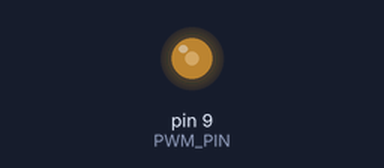
A sketch run on a simulated Arduino Uno, built with avr-gcc and run on an emulated ATmega328P. Shown: output pins drawn as LEDs (lit = HIGH). What the sketch prints to the serial monitor is not drawn.

Above: at 0.1 s.
Timing chart, 0 to 1.6 s (numbered marks = the images above):
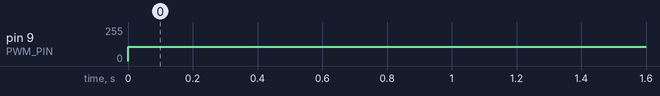

The sketch:

attackFakeload.ino
```cpp
const int STATE_DET_PIN = A0; // Pin for state detection input
const int PWM_PIN = 9; // PWM output pin for fake load attack
//const int FAKELOAD_PIN = 12; // Pin for fake load relay control(M2)

// ADC thresholds (0–1023, scaled to 0–5 V)
//values for thesholds
const int STATE_A_MIN = 900;   // ~4.4–5.0 V
const int STATE_B_MIN = 675;   // ~3.3–4.4 V
const int STATE_C_MIN = 430;   // ~2.1–3.3 V
const int STATE_D_MIN = 200;   // ~0.9–2.1 V
const int STATE_E_MAX = 50;    // ~0 V

// duty cycles
#define NORMAL_DUTY  128  // 2.49V - normal State C (26.5% → 16A equivalent)
#define REDUCED_DUTY 115  // 2.10V - reduced State C (10% → 6A equivalent)

//intialize fake load attack
/*void fakeLoadInit() {
    pinMode(FAKELOAD_PIN, OUTPUT);
    pinMode(PWM_PIN, OUTPUT);

    digitalWrite(FAKELOAD_PIN, LOW); // Start with fake load mosfet off
    digitalWrite(PWM_PIN, LOW); // Start with PWM off
    }

void fakeloadEN(uint8_t dutyCycle) {

    analogWrite(PWM_PIN, dutyCycle); // Set PWM duty cycle
    digitalWrite(FAKELOAD_PIN, HIGH); // Enable fake load mosfet

}

void fakeloadDIS() {
    analogWrite(PWM_PIN, LOW);
    digitalWrite(FAKELOAD_PIN, LOW);
}

//StateC detector
bool isStateC() {
    int adcValue = analogRead(STATE_DET_PIN);
  Serial.print("ADC Value: ");
  Serial.println(adcValue);
    return (adcValue >= STATE_C_MIN && adcValue < STATE_B_MIN);
}
*/
void setup() {
    pinMode(STATE_DET_PIN, INPUT);
    //fakeLoadInit();
  pinMode(PWM_PIN,OUTPUT);
    Serial.begin(9600);
    Serial.println("System Initialized");

}


void loop() {
        /*if (!isStateC()) {
        Serial.println("Not State C - attack inactive");
        fakeloadDIS();
        delay(500);
        return;
    }
fakeloadEN(128);

    Serial.print("FAKELOAD PIN: ");
    Serial.println(digitalRead(FAKELOAD_PIN));
    Serial.print("PWM PIN: ");
    Serial.println(digitalRead(PWM_PIN));
    Serial.print("Duty cycle: ");
    Serial.println(REDUCED_DUTY);

    delay(100);*/

  /*for(int value=0; value<=255; value++){
  analogWrite(PWM_PIN,value);
    delay(50);
  }

    for(int value=255; value<=0; value--){
  analogWrite(PWM_PIN,value);
    delay(50);
  }*/

  analogWrite(PWM_PIN,107);
}
```

Measured:
- by itself, pin 9 (PWM_PIN): 0/255 → 107/255 at 0.00 s
